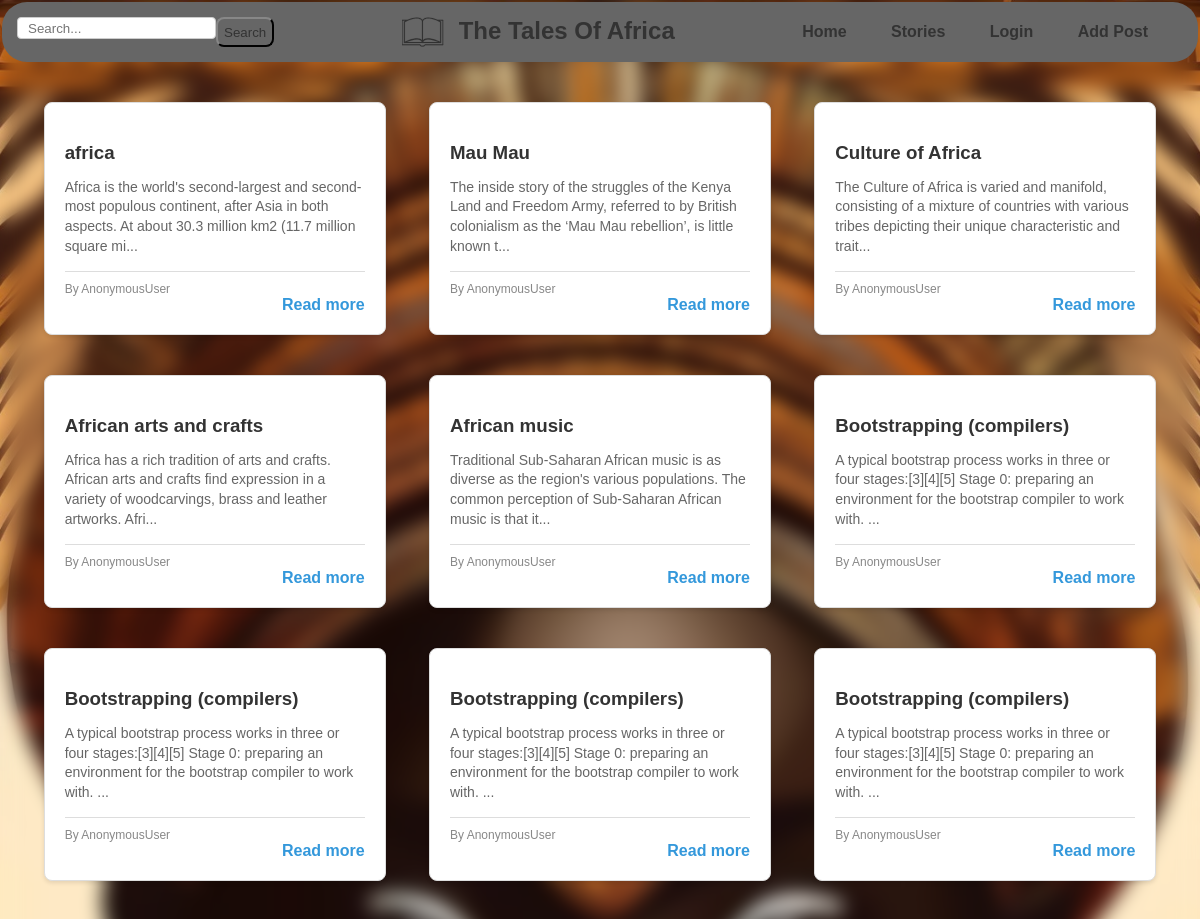
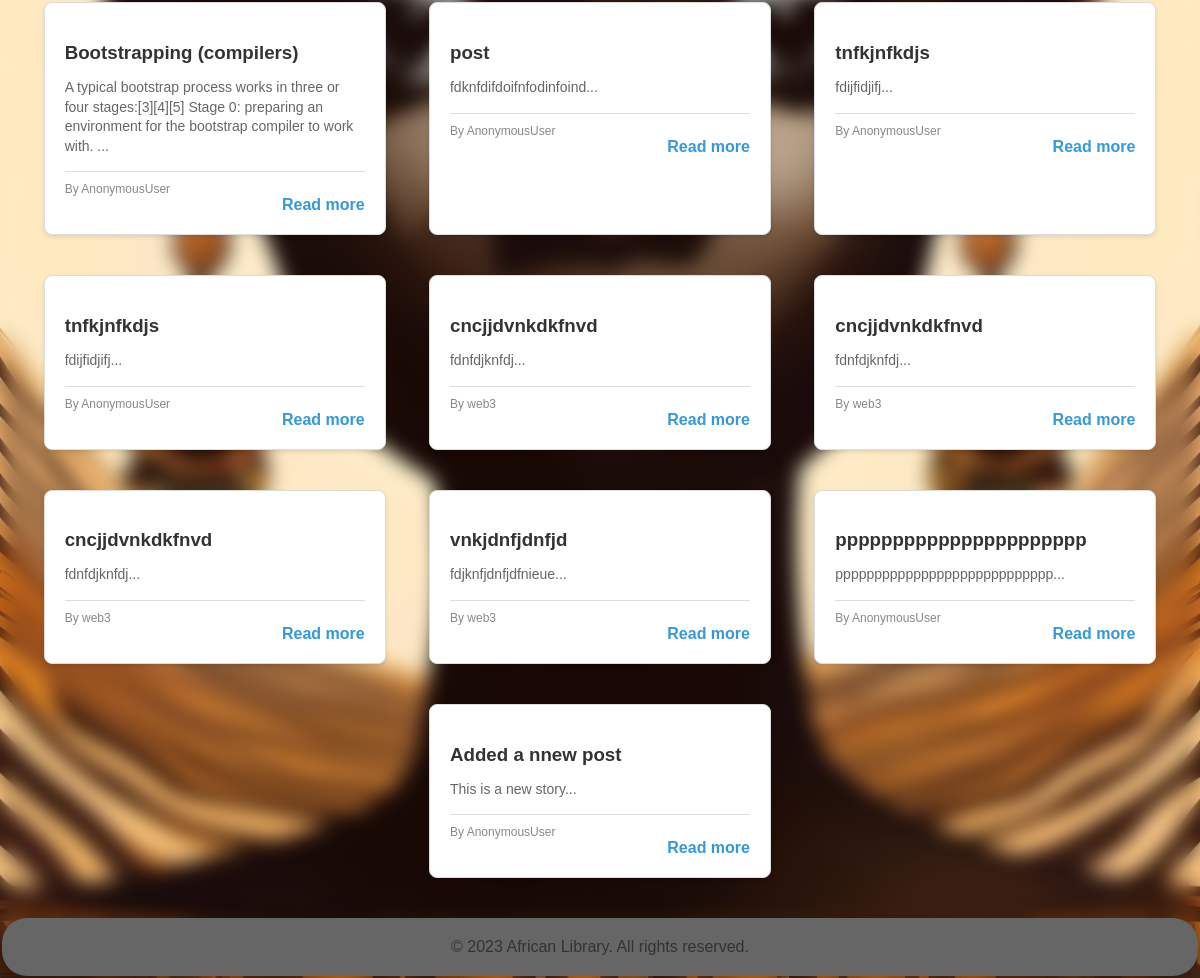
Screenshot of /stories/ with the database file from the repository (2 pictures, top to bottom).
### africanlibrary/models.py (models this page shows, shortened)
class Story(models.Model):
    id = models.UUIDField(primary_key=True, default=uuid4, editable=False)
    title = models.CharField(max_length=200)
    description = models.TextField()
    content = models.TextField()
    author = models.IntegerField(default = -1)

### africanlibrary/views.py (the view)
# urls.py: path('stories/', stories, name="stories"),
def stories(request):
    stories = Story.objects.all()
    for story in stories:
        if story.author == -1:
            story.author = AnonymousUser
        else:
             story.author = get_author(story.author)
    context = {'stories': stories}
    return render(request, 'stories.html', context)

### africanlibrary/views.py (called while the page is built)
def get_author(user_id):
    author = User.objects.get(id=user_id)
    return author

### africanlibrary/templates/stories.html (shortened to what this page needs)
{% extends 'base.html' %}
{% block content %}
    {% if stories %}
    <div class="story-container">
        {% for story in stories %}
            <div class="story">
                <h3>{{ story.title }}</h3>
                <p class="preview-content">{{ story.content|slice:":150" }}...</p>
                <div class="author-info">
                    <span>By {{ story.author }}</span>
                </div>
                <div class="read-more" data-story-id="{{ story.id }}">Read more</div>
            </div>
        {% endfor %}
    </div>
    {% else %}
        <p id="search_not_found">No matching stories found.</p>
    {% endif %}
{% endblock %}

### africanlibrary/templates/base.html (shortened to what this page needs)
<!DOCTYPE html>
<html lang="en">
<head>
    {% load static %}
</head>
<body  style="background-image: url('{% static 'africanlibrary/images/thumb_img2.webp' %}')">
    <nav>
        <div class="search">
            <input type="text" id="searchInput" placeholder="Search..." />
            <button onclick="search()">Search</button>
        </div>
        <div class="logo">
            <img src="{% static 'africanlibrary/images/book.svg' %}" alt="book-logo">
            <h1></h1>
        </div>
        <ul>
            <li><a href="{% url 'main:index' %}">Home</a></li>
            <li><a href="{% url 'main:stories' %}">Stories</a></li>
            {% if user.is_authenticated %}
            <li><a href="{% url 'logout' %}">LogOut</a></li>
            {% else %}
            <li><a href="{% url 'login' %}">Login</a></li>
            {% endif %}
            <li><a href="{% url 'main:add_post' %}">Add Post</a></li>
        </ul>
    </nav>
    <main>
        {% block content %}{% endblock %}
    </main>
    <footer>
        &copy; 2023 African Library. All rights reserved.
    </footer>
</body>
</html>

### africanlibrary/templates/base.html (style rules this page uses)
body { font-family: 'Arial', sans-serif; margin: 0; background-color: #fff; padding: 2px; background-repeat: no-repeat; background-size: cover; object-fit: fill; background-position: center; backdrop-filter: blur(10px); display: flex; flex-direction: column; min-height: 100vh; }
nav { background-color: #666; display: flex; justify-content: space-between; overflow: hidden; border-radius: 25px; height: 60px; }
nav div { display: flex; }
nav img { padding-left: 30px; transform: scale(0.7); }
nav h1 { font-style: Sans-Serif; color: #333; margin: 0; padding: 15px 0 10px 2px; white-space: nowrap; overflow: hidden; animation: typing 5s steps(5, 10, 20, end); }
nav ul { list-style-type: none; margin: 0; padding-right: 20px; text-align: right; line-height: 60px; }
nav li { display: inline; margin-right: 20px; }
nav a { text-decoration: none; color: #333; font-weight: bold; font-size: 16px; padding: 10px; border-radius: 8px; transition: background-color 0.3s ease-in-out; }
main { flex-grow: 1; }
.story-container { display: flex; flex-wrap: wrap; justify-content: space-around; padding: 20px; }
.story { border: 1px solid #ddd; background-color: #fff; padding: 20px; margin: 20px; cursor: pointer; width: 300px; border-radius: 8px; box-shadow: 0 2px 4px rgba(0, 0, 0, 0.1); transition: transform 0.3s ease-in-out; }
.story h3 { color: #333; margin-bottom: 10px; }
.preview-content { color: #666; font-size: 14px; line-height: 1.4; margin-bottom: 15px; }
.read-more { text-align: right; color: #3498db; cursor: pointer; font-weight: bold; }
.author-info { display: flex; justify-content: space-between; align-items: center; color: #888; font-size: 12px; border-top: 1px solid #ddd; padding-top: 10px; }
footer { background-color: #666; color: #333; text-align: center; padding: 20px; font-size: 16px; box-shadow: 0px 0px 15px rgba(0, 0, 0, 0.5); border-radius: 25px; }
.search { margin: 15px; }
.search input { border-radius: 8px; color: #666; width: 300px; background-color: white; }
.search button { color: #333; border-color: #333; border-radius: 8px; background-color: #666; }
input[type="text"], input[type="email"], input[type="password"], textarea { width: 100%; padding: 10px; margin-bottom: 16px; box-sizing: border-box; border: 1px solid #ccc; border-radius: 4px; }

### rows the page displays
Story: title "africa", content "Africa is the world's second-largest and second-most populous continent, after Asia in both aspects. At about 30.3 million km2 (11.7 million square mi", author "AnonymousUser"
Story: title "Mau Mau", content "The inside story of the struggles of the Kenya Land and Freedom Army, referred to by British colonialism as the ‘Mau Mau rebellion’, is little known t", author "AnonymousUser"
Story: title "Culture of Africa", content "The Culture of Africa is varied and manifold, consisting of a mixture of countries with various tribes depicting their unique characteristic and trait", author "AnonymousUser"
Story: title "African arts and crafts", content "Africa has a rich tradition of arts and crafts. African arts and crafts find expression in a variety of woodcarvings, brass and leather artworks. Afri", author "AnonymousUser"
Story: title "African music", content "Traditional Sub-Saharan African music is as diverse as the region's various populations. The common perception of Sub-Saharan African music is that it", author "AnonymousUser"
Story: title "Bootstrapping (compilers)", content "A typical bootstrap process works in three or four stages:[3][4][5] Stage 0: preparing an environment for the bootstrap compiler to work with.", author "AnonymousUser"
Story: title "Bootstrapping (compilers)", content "A typical bootstrap process works in three or four stages:[3][4][5] Stage 0: preparing an environment for the bootstrap compiler to work with.", author "AnonymousUser"
Story: title "Bootstrapping (compilers)", content "A typical bootstrap process works in three or four stages:[3][4][5] Stage 0: preparing an environment for the bootstrap compiler to work with.", author "AnonymousUser"
Story: title "Bootstrapping (compilers)", content "A typical bootstrap process works in three or four stages:[3][4][5] Stage 0: preparing an environment for the bootstrap compiler to work with.", author "AnonymousUser"
Story: title "Bootstrapping (compilers)", content "A typical bootstrap process works in three or four stages:[3][4][5] Stage 0: preparing an environment for the bootstrap compiler to work with.", author "AnonymousUser"
Story: title "post", content "fdknfdifdoifnfodinfoind", author "AnonymousUser"
Story: title "tnfkjnfkdjs", content "fdijfidjifj", author "AnonymousUser"
Story: title "tnfkjnfkdjs", content "fdijfidjifj", author "AnonymousUser"
Story: title "cncjjdvnkdkfnvd", content "fdnfdjknfdj", author "web3"
Story: title "cncjjdvnkdkfnvd", content "fdnfdjknfdj", author "web3"
Story: title "cncjjdvnkdkfnvd", content "fdnfdjknfdj", author "web3"
Story: title "vnkjdnfjdnfjd", content "fdjknfjdnfjdfnieue", author "web3"
Story: title "pppppppppppppppppppppp", content "pppppppppppppppppppppppppppp", author "AnonymousUser"
Story: title "Added a nnew post", content "This is a new story", author "AnonymousUser"
